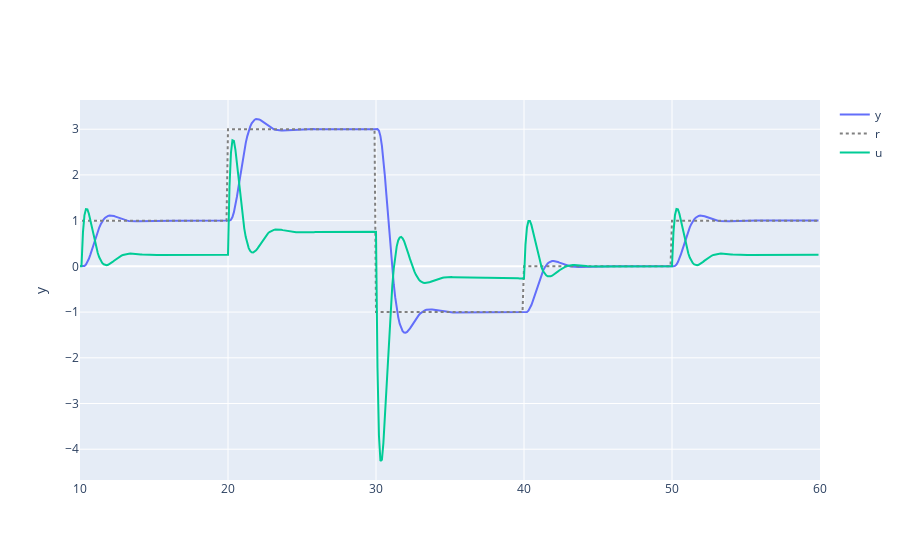

The notebook cell this image was saved under:
### Code cell
A, B, C, D = ctrl.ssdata(Gd)
N1 = 1
N2 = 15
N = N2 - N1 + 1
Nu = 5
lamda = 1
# Nss = 100
controller = DMC(N1=N1, N2=N2, Nu=Nu, Nss=Nss, lamda=lamda, T_s=T_s, model=yd[1:])

x0 = np.zeros((A.shape[0], 1))
u = 0 
k = np.arange(0, Nss + 500, 1)

y_t = C@x0
u_k = np.array([u])
t = np.array([0])
r = 0*k + 1
r[100+Nss:] = 3
r[200+Nss:] = -1
r[300+Nss:] = 0
r[400+Nss:] = 1
# 
x=x0
y=(C@x0)[0]

for i in k:
    
    if i > Nss:
        du = controller.get_u(y, r[i])[0] 
        u = u + du

    x_k = A @ x + B*u
    y = C @ x

    x = x_k
    
    y_t = np.hstack((y_t, y))
    u_k = np.hstack((u_k, u))

fig = go.Figure()
fig.add_trace(go.Scatter(x=k*T_s, y=y_t[0][:-1], mode='lines', name='y'))
fig.add_trace(go.Scatter(x=k*T_s, y=r, mode='lines', name='r', line=dict(dash='dot', color='gray')))
fig.add_trace(go.Scatter(x=k*T_s, y=u_k, mode='lines', name='u'))
fig.update_layout(
    # xaxis_title="t [s]",
    yaxis_title="y"
)
fig.update_layout(xaxis_range=[Nss*T_s, (Nss + 500)*T_s])
fig.show()

### Figure 1 — Plotly figure (JSON) as saved in the notebook; plotly's stock layout.template omitted (floating-point values rounded to 4 significant figures; data arrays with more than 128 entries replaced by an {"elided": "..."} marker saying what was removed)
{"data": [{"mode": "lines", "name": "y", "type": "scatter", "x": {"elided": "600 float values"}, "y": {"elided": "600 float values"}}, {"line": {"color": "gray", "dash": "dot"}, "mode": "lines", "name": "r", "type": "scatter", "x": {"elided": "600 float values"}, "y": {"elided": "600 int values"}}, {"mode": "lines", "name": "u", "type": "scatter", "x": {"elided": "600 float values"}, "y": {"elided": "601 float values"}}], "layout": {"xaxis": {"range": [10, 60]}, "yaxis": {"title": {"text": "y"}}}}
